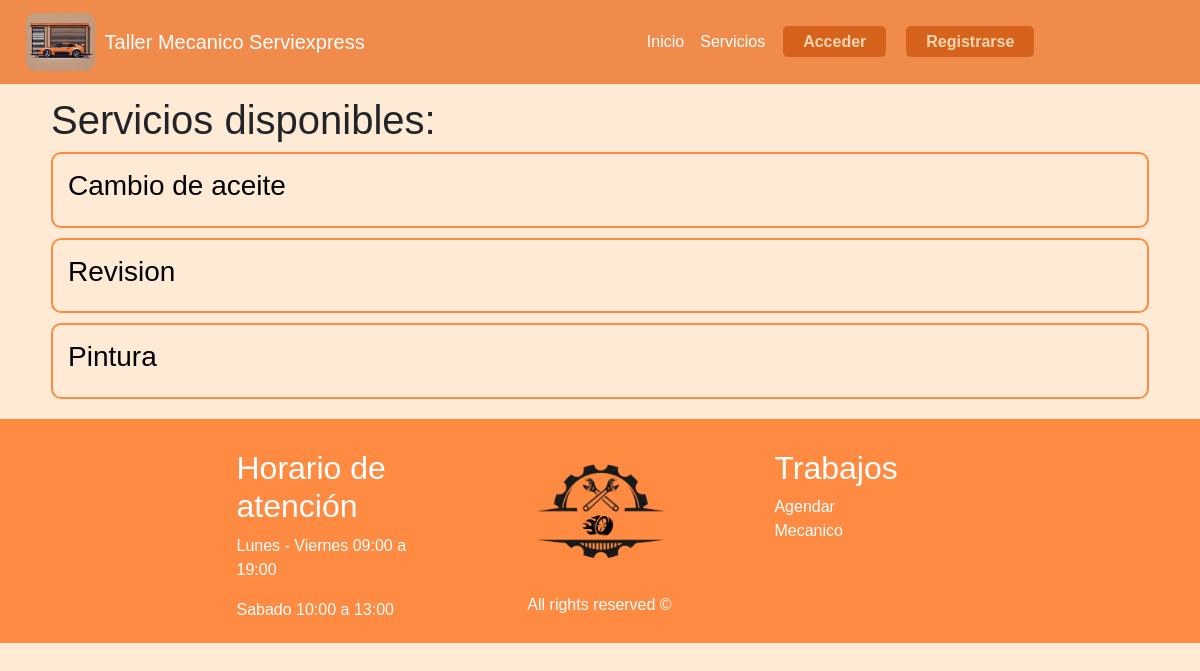
Screenshot of /servicios with the database file from the repository.
### taller/models.py (models this page shows, shortened)
class Servicio(models.Model):
    id_serv = models.AutoField(primary_key=True)
    tipo_serv = models.CharField(max_length=50)
    desc_serv = models.TextField(max_length=400)
    costo_serv = models.IntegerField()

### taller/views.py (the view)
# urls.py: path('servicios', views.servicios, name='servicios'),
def servicios(request):
    servicios = Servicio.objects.all()
    cliente = Cliente.objects.filter(rut_cli=request.user.username).first()
    empleado = Empleado.objects.filter(rut_emp=request.user.username).first()
    rol = "Cliente" if cliente else "Empleado"
    return render(
        request,
        "servicios.html",
        {"servicios": servicios, "cliente": cliente, "empleado": empleado, "rol": rol},
    )

### taller/templates/servicios.html (shortened to what this page needs)
{% extends 'hnf.html' %}
{% load static %}
{% block content %}
<head>
  <link rel="stylesheet" href="{% static 'css/crud.css' %}" />
</head>
<div class="container">
  <h1> Servicios disponibles: </h1>
  <ul style="list-style: none;">
    {% for servicio in servicios %}
    <li id="listar">
      <a href="{% url 'update_servicio' servicio.id_serv %}">
        <h3>{{ servicio.tipo_serv }}</h3>
      </a>
    </li>
    {% endfor %}
  </ul>
</div>
{% endblock %}

### taller/static/css/keyframes.css (style rules this page uses)
@media (max-width: 1400px) { * { max-width: 100%; padding: 0 10px; } }

### taller/static/css/style.css (style rules this page uses)
* { margin: 0%; padding: 0; box-sizing: border-box; }
body { font-family:'Gill Sans', 'Gill Sans MT', Calibri, 'Trebuchet MS', sans-serif; background-color: #ffead5; }

### taller/static/css/crud.css (style rules this page uses)
.container { width: 94%; }
#listar { border: 2px solid; border-color: rgba(255, 138, 65); border-radius: 10px; padding: 15px; margin-bottom: 10px; }
#listar a { color: black; text-decoration: none; }

### rows the page displays
Servicio: tipo_serv "Cambio de aceite"
Servicio: tipo_serv "Revision"
Servicio: tipo_serv "Pintura"
